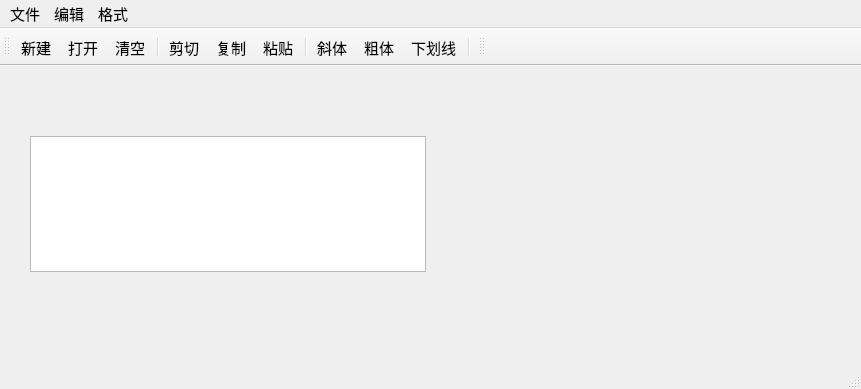
<?xml version="1.0" encoding="UTF-8"?>
<ui version="4.0">
 <class>QWMainWind</class>
 <widget class="QMainWindow" name="QWMainWind">
  <property name="geometry">
   <rect>
    <x>0</x>
    <y>0</y>
    <width>861</width>
    <height>389</height>
   </rect>
  </property>
  <property name="font">
   <font>
    <pointsize>11</pointsize>
   </font>
  </property>
  <property name="windowTitle">
   <string>QWMainWind</string>
  </property>
  <widget class="QWidget" name="centralWidget">
   <widget class="QTextEdit" name="txtEdit">
    <property name="geometry">
     <rect>
      <x>30</x>
      <y>70</y>
      <width>396</width>
      <height>136</height>
     </rect>
    </property>
    <property name="font">
     <font>
      <pointsize>16</pointsize>
     </font>
    </property>
   </widget>
  </widget>
  <widget class="QToolBar" name="mainToolBar">
   <property name="toolButtonStyle">
    <enum>Qt::ToolButtonStyle::ToolButtonTextUnderIcon</enum>
   </property>
   <attribute name="toolBarArea">
    <enum>TopToolBarArea</enum>
   </attribute>
   <attribute name="toolBarBreak">
    <bool>false</bool>
   </attribute>
   <addaction name="actNew"/>
   <addaction name="actOpen"/>
   <addaction name="actClear"/>
   <addaction name="separator"/>
   <addaction name="actCut"/>
   <addaction name="actCopy"/>
   <addaction name="actPaste"/>
   <addaction name="separator"/>
   <addaction name="actFontItalic"/>
   <addaction name="actFontBold"/>
   <addaction name="actFontUnder"/>
   <addaction name="separator"/>
  </widget>
  <widget class="QStatusBar" name="statusBar"/>
  <widget class="QToolBar" name="toolBar">
   <property name="windowTitle">
    <string>toolBar</string>
   </property>
   <attribute name="toolBarArea">
    <enum>TopToolBarArea</enum>
   </attribute>
   <attribute name="toolBarBreak">
    <bool>false</bool>
   </attribute>
   <addaction name="action.button"/>
  </widget>
  <widget class="QMenuBar" name="menuBar">
   <property name="geometry">
    <rect>
     <x>0</x>
     <y>0</y>
     <width>861</width>
     <height>29</height>
    </rect>
   </property>
   <widget class="QMenu" name="menu">
    <property name="title">
     <string>文件</string>
    </property>
    <addaction name="actNew"/>
    <addaction name="actOpen"/>
    <addaction name="separator"/>
    <addaction name="actClose"/>
   </widget>
   <widget class="QMenu" name="menu_2">
    <property name="title">
     <string>编辑</string>
    </property>
    <addaction name="actCut"/>
    <addaction name="actCopy"/>
    <addaction name="actPaste"/>
    <addaction name="separator"/>
    <addaction name="actClear"/>
   </widget>
   <widget class="QMenu" name="menu_3">
    <property name="title">
     <string>格式</string>
    </property>
    <addaction name="actFontBold"/>
    <addaction name="actFontItalic"/>
    <addaction name="actFontUnder"/>
    <addaction name="separator"/>
    <addaction name="actToolbarLab"/>
   </widget>
   <addaction name="menu"/>
   <addaction name="menu_2"/>
   <addaction name="menu_3"/>
  </widget>
  <action name="actCut">
   <property name="icon">
    <iconset resource="res.qrc">
     <normaloff>:/images/images/cut.bmp</normaloff>:/images/images/cut.bmp</iconset>
   </property>
   <property name="text">
    <string>剪切</string>
   </property>
   <property name="toolTip">
    <string>剪切</string>
   </property>
   <property name="shortcut">
    <string>Ctrl+X</string>
   </property>
  </action>
  <action name="actCopy">
   <property name="icon">
    <iconset resource="res.qrc">
     <normaloff>:/images/images/120.bmp</normaloff>:/images/images/120.bmp</iconset>
   </property>
   <property name="text">
    <string>复制</string>
   </property>
   <property name="toolTip">
    <string>复制</string>
   </property>
   <property name="shortcut">
    <string>Ctrl+C</string>
   </property>
  </action>
  <action name="actPaste">
   <property name="icon">
    <iconset resource="res.qrc">
     <normaloff>:/images/images/paste.bmp</normaloff>:/images/images/paste.bmp</iconset>
   </property>
   <property name="text">
    <string>粘贴</string>
   </property>
   <property name="toolTip">
    <string>粘贴</string>
   </property>
   <property name="shortcut">
    <string>Ctrl+V</string>
   </property>
  </action>
  <action name="actFontBold">
   <property name="checkable">
    <bool>true</bool>
   </property>
   <property name="icon">
    <iconset resource="res.qrc">
     <normaloff>:/images/images/BLD.BMP</normaloff>:/images/images/BLD.BMP</iconset>
   </property>
   <property name="text">
    <string>粗体</string>
   </property>
   <property name="toolTip">
    <string>粗体</string>
   </property>
  </action>
  <action name="actFontItalic">
   <property name="checkable">
    <bool>true</bool>
   </property>
   <property name="icon">
    <iconset resource="res.qrc">
     <normaloff>:/images/images/ITL.BMP</normaloff>:/images/images/ITL.BMP</iconset>
   </property>
   <property name="text">
    <string>斜体</string>
   </property>
   <property name="toolTip">
    <string>斜体</string>
   </property>
  </action>
  <action name="actFontUnder">
   <property name="checkable">
    <bool>true</bool>
   </property>
   <property name="icon">
    <iconset resource="res.qrc">
     <normaloff>:/images/images/WORDUNDR.BMP</normaloff>:/images/images/WORDUNDR.BMP</iconset>
   </property>
   <property name="text">
    <string>下划线</string>
   </property>
   <property name="toolTip">
    <string>下划线</string>
   </property>
  </action>
  <action name="actClose">
   <property name="icon">
    <iconset resource="res.qrc">
     <normaloff>:/images/images/exit.bmp</normaloff>:/images/images/exit.bmp</iconset>
   </property>
   <property name="text">
    <string>退出</string>
   </property>
   <property name="toolTip">
    <string>退出</string>
   </property>
  </action>
  <action name="actOpen">
   <property name="icon">
    <iconset resource="res.qrc">
     <normaloff>:/images/images/open3.bmp</normaloff>:/images/images/open3.bmp</iconset>
   </property>
   <property name="text">
    <string>打开...</string>
   </property>
   <property name="toolTip">
    <string>打开文件</string>
   </property>
   <property name="shortcut">
    <string>Ctrl+O</string>
   </property>
  </action>
  <action name="actClear">
   <property name="icon">
    <iconset resource="res.qrc">
     <normaloff>:/images/images/103.bmp</normaloff>:/images/images/103.bmp</iconset>
   </property>
   <property name="text">
    <string>清空</string>
   </property>
   <property name="toolTip">
    <string>清空内容</string>
   </property>
  </action>
  <action name="actFont">
   <property name="icon">
    <iconset resource="res.qrc">
     <normaloff>:/images/images/20.ico</normaloff>:/images/images/20.ico</iconset>
   </property>
   <property name="text">
    <string>字体...</string>
   </property>
   <property name="toolTip">
    <string>字体设置</string>
   </property>
  </action>
  <action name="actNew">
   <property name="icon">
    <iconset resource="res.qrc">
     <normaloff>:/images/images/new2.bmp</normaloff>:/images/images/new2.bmp</iconset>
   </property>
   <property name="text">
    <string>新建</string>
   </property>
   <property name="shortcut">
    <string>Ctrl+N</string>
   </property>
  </action>
  <action name="actToolbarLab">
   <property name="checkable">
    <bool>true</bool>
   </property>
   <property name="checked">
    <bool>true</bool>
   </property>
   <property name="text">
    <string>显示工具栏文字标签</string>
   </property>
   <property name="menuRole">
    <enum>QAction::MenuRole::TextHeuristicRole</enum>
   </property>
  </action>
  <action name="action.button">
   <property name="icon">
    <iconset resource="res.qrc">
     <normaloff>:/images/images/open3.bmp</normaloff>:/images/images/open3.bmp</iconset>
   </property>
   <property name="text">
    <string>按钮工具</string>
   </property>
   <property name="menuRole">
    <enum>QAction::MenuRole::NoRole</enum>
   </property>
  </action>
 </widget>
 <layoutdefault spacing="6" margin="11"/>
 <resources>
  <include location="res.qrc"/>
 </resources>
 <connections>
  <connection>
   <sender>actClose</sender>
   <signal>triggered()</signal>
   <receiver>QWMainWind</receiver>
   <slot>close()</slot>
   <hints>
    <hint type="sourcelabel">
     <x>-1</x>
     <y>-1</y>
    </hint>
    <hint type="destinationlabel">
     <x>422</x>
     <y>254</y>
    </hint>
   </hints>
  </connection>
  <connection>
   <sender>actClear</sender>
   <signal>triggered()</signal>
   <receiver>txtEdit</receiver>
   <slot>clear()</slot>
   <hints>
    <hint type="sourcelabel">
     <x>-1</x>
     <y>-1</y>
    </hint>
    <hint type="destinationlabel">
     <x>260</x>
     <y>256</y>
    </hint>
   </hints>
  </connection>
  <connection>
   <sender>actCut</sender>
   <signal>triggered()</signal>
   <receiver>txtEdit</receiver>
   <slot>cut()</slot>
   <hints>
    <hint type="sourcelabel">
     <x>-1</x>
     <y>-1</y>
    </hint>
    <hint type="destinationlabel">
     <x>260</x>
     <y>256</y>
    </hint>
   </hints>
  </connection>
  <connection>
   <sender>actCopy</sender>
   <signal>triggered()</signal>
   <receiver>txtEdit</receiver>
   <slot>copy()</slot>
   <hints>
    <hint type="sourcelabel">
     <x>-1</x>
     <y>-1</y>
    </hint>
    <hint type="destinationlabel">
     <x>260</x>
     <y>256</y>
    </hint>
   </hints>
  </connection>
  <connection>
   <sender>actPaste</sender>
   <signal>triggered()</signal>
   <receiver>txtEdit</receiver>
   <slot>paste()</slot>
   <hints>
    <hint type="sourcelabel">
     <x>-1</x>
     <y>-1</y>
    </hint>
    <hint type="destinationlabel">
     <x>260</x>
     <y>256</y>
    </hint>
   </hints>
  </connection>
 </connections>
</ui>
